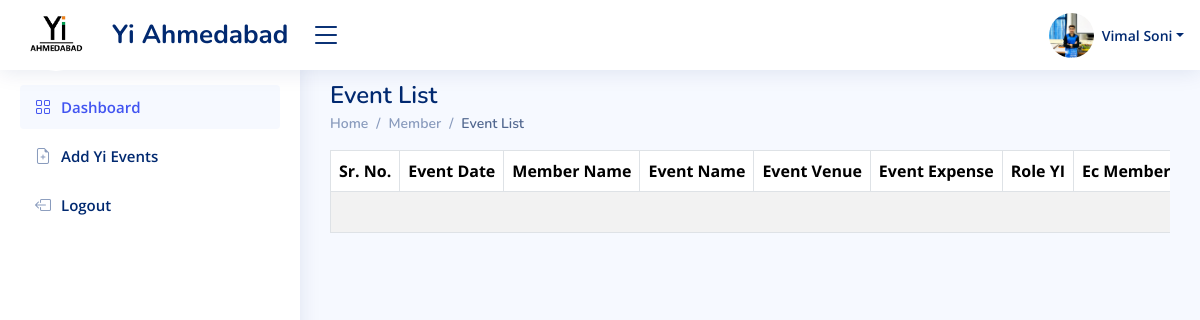
Before: /member/event-list (signed in) with the older database file.
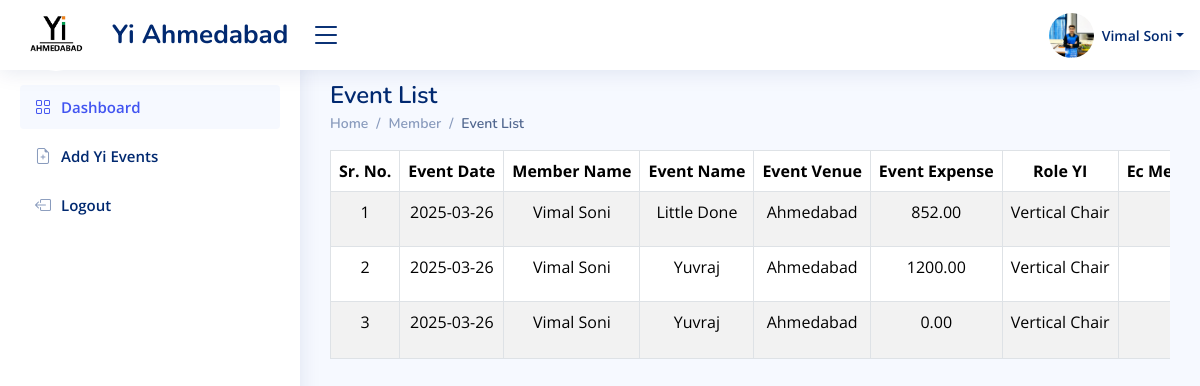
After: the same page with the newer database file.
### admin_app/models.py (models this page shows, shortened)
class LoginSide(AbstractUser):
    id = models.UUIDField(primary_key=True,default=uuid.uuid4,editable=False,db_index=True)
    login_role = models.ManyToManyField(Login_Role,verbose_name = "LoginRole")
    first_name = models.CharField(max_length=200,null=True,verbose_name = "FirstName")
    last_name = models.CharField(max_length=200)
    email = models.EmailField(max_length=200,unique=True,validators=[validate_email])
    photo = models.ImageField(upload_to='user_photo/', null=True, blank=True )
    yi_role = models.CharField(max_length=200,null=True)
    phone_number = models.CharField(
        max_length=10,  # This will accommodate international numbers
        default='0',
        validators=[
            RegexValidator(
                regex=r'^(\+91[\-\s]?)?[0]?(91)?[789]\d{9}$',  # This is the regex for validating the phone number
                message="Enter a valid phone number.",
                code="invalid_phone"
            ),
        ],
    )

### manager_app/models.py (models this page shows)
class Event_Data(models.Model):
    user = models.ForeignKey(LoginSide, on_delete=models.SET_NULL, null=True,db_index=True)
    your_name = models.CharField(max_length=50)
    event_name = models.CharField(max_length=200,blank=True)
    event_venue = models.TextField(blank=True)
    event_expense = models.BigIntegerField(blank=True,null=True,default=0)
    date = models.CharField(max_length=200)
    role_yi = models.CharField(max_length=200)
    project_vertical = models.CharField(max_length=200)
    project_stakeholder = models.CharField(max_length=200)
    yi_pillar = models.CharField(max_length=200)
    social_link = models.URLField(max_length=300)
    which_SIG = models.CharField(max_length=200,blank=True,null=True)
    event_member = models.CharField(max_length=1000,blank=True,null=True)
    total_impact = models.BigIntegerField(blank=True,default=1)
    select_ec_member = models.CharField(max_length=50,blank=True,null=True)
    school = models.CharField(max_length=200,blank=True,null=True)
    collage = models.CharField(max_length=200,blank=True,null=True)
    associate_partner = models.CharField(max_length=200,null=True,blank=True)

### manager_app/views.py (the view)
# urls.py: path('event-list',event_list,name='event-list'),
@login_required(login_url='index')
def event_list(request):
    user = request.user
    all_event = Event_Data.objects.filter(user=user)
    context = {
        'user': user,
        'k1': all_event
    }
    return render(request, 'member/event_list.html', context)

### manager_app/templates/member/event_list.html (shortened to what this page needs)
{% load static %}
<!DOCTYPE html>
<html lang="en">
<head>
    <link href="{% static 'assets/vendor/bootstrap/css/bootstrap.min.css' %}" rel="stylesheet">
    <link href="{% static 'assets/vendor/bootstrap-icons/bootstrap-icons.css' %}" rel="stylesheet">
    <link href="{% static 'css/manager_dashboard.css' %}" rel="stylesheet">
    <link href="{% static 'assets/css/style.css' %}" rel="stylesheet">
    <link href="{% static 'assets/css/footer.css' %}" rel="stylesheet">
    <link href="{% static 'css/inputfiled.css' %}" rel="stylesheet">
</head>
<body>
    {% include 'components/header.html' %}
    {% include 'components/side_navbar.html' %}
    <main id="main" class="main">
        <br>
        <div class="pagetitle">
            <h1>Event List</h1></div>
            <nav>
                <ol class="breadcrumb">
                    <li class="breadcrumb-item"><a href="{% url 'manager-dashboard' %}">Home</a></li>
                    <li class="breadcrumb-item">Member</li>
                    <li class="breadcrumb-item active">Event List</li>
                </ol>
            </nav>
        <div class="table-responsive">
            <table class="table table-striped table-bordered" width="100%">
                <thead>
                    <tr class="text-nowrap text-center">
                        <th>Sr. No.</th>
                        <th>Event Date</th>
                        <th>Member Name</th>
                        <th>Event Name</th>
                        <th>Event Venue</th>
                        <th>Event Expense</th>
                        <th>Role YI</th>
                        <th>Ec Members Name</th>
                    </tr>
                </thead>
                <tbody>
                    {% if k1 %}
                        {% for i in k1 %}
                            <tr class="text-nowrap text-center">
                                <td>{{ forloop.counter }}</td>
                                <td>{{ i.date }}</td>
                                <td>{{ i.your_name }}</td>
                                <td>{{ i.event_name }}</td>
                                <td>{{ i.event_venue }}</td>
                                <td>{{ i.event_expense|floatformat:2 }}</td>
                                <td>{{ i.role_yi }}</td>
                                <td>{{ i.event_handle }}<br></td>
                            </tr>
                        {% endfor %}
                    {% else %}
                        <tr>
                            <td colspan="17" class="text-center">No events available</td>
                        </tr>
                    {% endif %}
                </tbody>
            </table>
        </div>
    </main>
</body>
</html>

### manager_app/templates/components/header.html (shortened to what this page needs)
{% load static %}
<header id="header" class="header fixed-top d-flex align-items-center">
    <div class="d-flex align-items-center justify-content-between">
      <a href="{% url 'manager-dashboard' %}" class="logo d-flex align-items-center">
  <img src="{% static 'Image/YIIMG.png' %}" alt="logo img" class="rounded-circle" >
        <span class="d-none d-lg-block">Yi Ahmedabad</span>
      </a>
      <i class="bi bi-list toggle-sidebar-btn"></i>
    </div>
    <nav class="header-nav ms-auto">
      <ul class="d-flex align-items-center">
        <li class="nav-item dropdown pe-3">
          <a class="nav-link nav-profile d-flex align-items-center pe-0" href="#" data-bs-toggle="dropdown">
            <img src="{% if user.photo %}{{ user.photo.url }} {% else %} {% static 'Image/img.png' %} {% endif %}" height="45px" width="45px" alt="Profile" class="rounded-circle">
            <span class="d-none d-md-block dropdown-toggle ps-2">{{ user.first_name }} {{ user.last_name }}</span>
          </a>
        </li>
      </ul>
    </nav>
  </header>

### manager_app/templates/components/side_navbar.html (shortened to what this page needs)
{% load static %}
<aside id="sidebar" class="sidebar">
    <ul class="sidebar-nav" id="sidebar-nav">
        <li class="nav-item">
            <a class="nav-link " href="{% url 'member-dashbaord' %}">
                <i class="bi bi-grid"></i>
                <span>Dashboard</span>
            </a>
        </li>
        <li class="nav-item">
            <a class="nav-link collapsed " href="{% url 'manager-dashboard' %}">
                <i class="bi bi-file-earmark-plus"></i>
                <span>Add Yi Events</span>
            </a>
        </li>
        <li class="nav-item">
            <a class="nav-link collapsed" href="{% url 'manager-logout' %}">
                <i class="bi bi-box-arrow-left"></i>
                <span>Logout</span>
            </a>
        </li>
    </ul>
</aside>

### admin_app/static/assets/css/style.css (style rules this page uses)
:root { scroll-behavior: smooth; }
body { font-family: "Open Sans", sans-serif; background: #f6f9ff; color: #444444; }
a { color: #4154f1; text-decoration: none; }
h1, h2, h3, h4, h5, h6 { font-family: "Nunito", sans-serif; }
#main { margin-top: 60px; padding: 20px 30px; transition: all 0.3s; }
.pagetitle { margin-top: -23px; display: flex; justify-content: space-between; margin-bottom: 10px; }
.pagetitle h1 { font-size: 24px; margin-bottom: 0; font-weight: 600; color: #012970; }
.breadcrumb { margin-top: -7px; font-size: 14px; font-family: "Nunito", sans-serif; color: #899bbd; font-weight: 600; }
.breadcrumb a { color: #899bbd; transition: 0.3s; }
.breadcrumb .breadcrumb-item::before { color: #899bbd; }
.breadcrumb .active { color: #51678f; font-weight: 600; }
.logo { line-height: 1; height:95px; }
@media (min-width: 1200px) { .logo { width: 280px; } }
.logo img { max-height: 72px; margin-right: 20px; }
.logo span { font-size: 26px; font-weight: 700; color: #012970; font-family: "Nunito", sans-serif; }
.header { transition: all 0.5s; z-index: 997; height: 70px; box-shadow: 0px 2px 20px rgba(1, 41, 112, 0.1); background-color: #fff; padding-left: 20px; }
.header .toggle-sidebar-btn { font-size: 32px; padding-left: 10px; cursor: pointer; color: #012970; }
.header-nav ul { list-style: none; }
.header-nav>ul { margin: 0; padding: 0; }
.header-nav .nav-profile { color: #012970; }
.header-nav .nav-profile img { max-height: 45px; }
.header-nav .nav-profile span { font-size: 14px; font-weight: 600; }
.sidebar { position: fixed; top: 60px; left: 0; bottom: 0; width: 300px; z-index: 996; transition: width 0.3s ease-in-out, left 0.3s ease-in-out; padding: 20px; overflow-y: auto; box-shadow: 0px 0px 20px rgba(1, 41, 112, 0.1); background-color: #fff; }
#main, #footer { margin-left: 300px; transition: margin-left 0.3s ease-in-out; }
.sidebar-nav { padding: 0; margin: 0; list-style: none; }
.sidebar-nav li { padding: 0; margin: 0; list-style: none; }
.sidebar-nav .nav-item { margin-bottom: 5px; }
.sidebar-nav .nav-link { display: flex; align-items: center; font-size: 15px; font-weight: 600; color: #4154f1; transition: 0.3s; background: #f6f9ff; padding: 10px 15px; border-radius: 4px; }
.sidebar-nav .nav-link i { font-size: 16px; margin-right: 10px; color: #4154f1; }
.sidebar-nav .nav-link.collapsed { color: #012970; background: #fff; }
.sidebar-nav .nav-link.collapsed i { color: #899bbd; }

Changed rows visible on the page:
added Event_Data: date "2025-03-26", your_name "Vimal Soni", event_name "Little Done", event_venue "Ahmedabad", event_expense "852.00", role_yi "Vertical Chair"
added Event_Data: date "2025-03-26", your_name "Vimal Soni", event_name "Yuvraj", event_venue "Ahmedabad", event_expense "1200.00", role_yi "Vertical Chair"
added Event_Data: date "2025-03-26", your_name "Vimal Soni", event_name "Yuvraj", event_venue "Ahmedabad", event_expense "0.00", role_yi "Vertical Chair"
